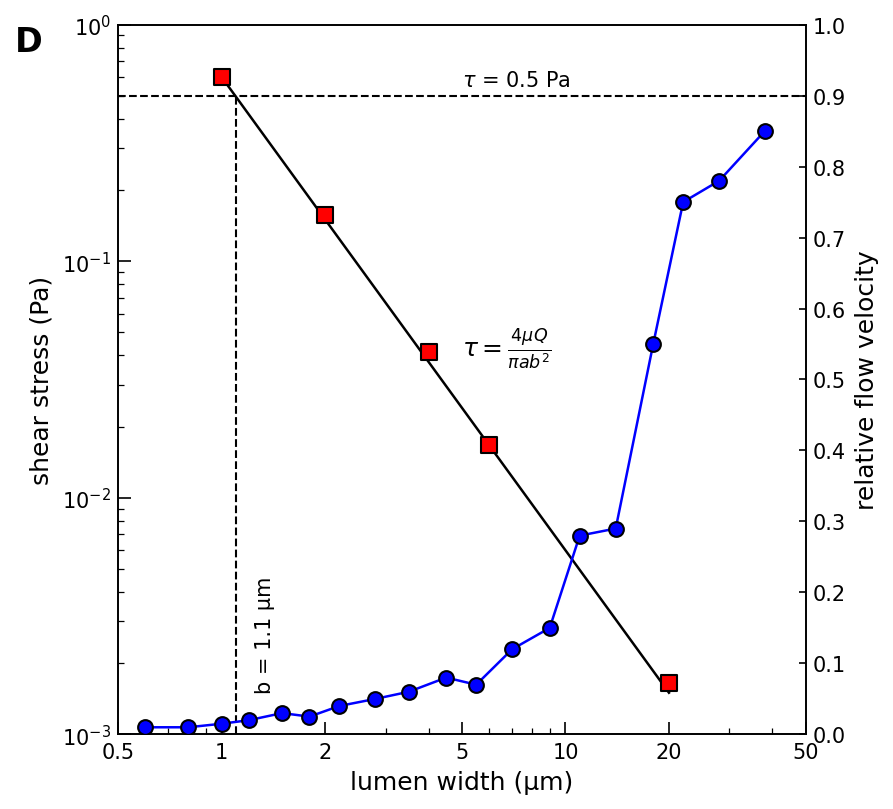

Generate this figure with Python:
import matplotlib.pyplot as plt
import numpy as np
import matplotlib.ticker as ticker

def create_scientific_plot():
    # 1. Setup Figure and Axes
    fig, ax1 = plt.subplots(figsize=(6, 5.5), facecolor='white')
    
    # Adjust margins
    plt.subplots_adjust(left=0.15, right=0.85, top=0.9, bottom=0.15)

    # 2. Generate Synthetic Data
    
    # Series 1: Shear Stress (Red Squares) - Power law decay
    # Model: y = A * x^(-2)
    # Fit roughly through (1, 0.6) -> 0.6 = A * 1 -> A = 0.6
    x_shear = np.array([1.0, 2.0, 4.0, 6.0, 20.0])
    # Add slight noise to make it look experimental
    y_shear = 0.6 * (x_shear ** -2.0) * np.array([1.0, 1.05, 1.1, 1.0, 1.1]) 
    
    # Theoretical line for Shear Stress
    x_theory = np.logspace(np.log10(1.0), np.log10(20.0), 50)
    y_theory = 0.6 * (x_theory ** -2.0)

    # Series 2: Relative Flow Velocity (Blue Circles) - Sigmoidal
    # Create x values logarithmically spaced
    x_flow = np.logspace(np.log10(0.6), np.log10(40), 18)
    
    # Create a sigmoid function: L / (1 + exp(-k(x-x0)))
    # Visual estimation: transition around x=15, steepness moderate
    # But the plot shows a complex shape: flat low, then rise, then plateau
    # Let's construct it piecewise or with interpolation to match visual closely
    x_flow_control = [0.6, 2, 5, 8, 12, 15, 18, 22, 30, 40]
    y_flow_control = [0.02, 0.03, 0.08, 0.15, 0.28, 0.45, 0.75, 0.78, 0.82, 0.85]
    # Interpolate to get the specific points used in the plot
    y_flow = np.interp(x_flow, x_flow_control, y_flow_control)
    # Add some specific adjustments to match the "bumps" in the image
    # The image has a dip/flat region around x=10
    
    # Let's just manually approximate the visual distribution for better fidelity
    x_flow = np.array([0.6, 0.8, 1.0, 1.2, 1.5, 1.8, 2.2, 2.8, 3.5, 4.5, 5.5, 7.0, 9.0, 11.0, 14.0, 18.0, 22.0, 28.0, 38.0])
    y_flow = np.array([0.01, 0.01, 0.015, 0.02, 0.03, 0.025, 0.04, 0.05, 0.06, 0.08, 0.07, 0.12, 0.15, 0.28, 0.29, 0.55, 0.75, 0.78, 0.85])

    # 3. Plotting on Left Axis (Shear Stress)
    ax1.set_xscale('log')
    ax1.set_yscale('log')
    
    # Theoretical line
    ax1.plot(x_theory, y_theory, color='black', linewidth=1.2, zorder=1)
    
    # Data points
    ax1.scatter(x_shear, y_shear, s=60, marker='s', facecolor='red', edgecolor='black', linewidth=1.0, zorder=2, label='Shear Stress')

    # Axis Limits and Ticks (Left)
    ax1.set_xlim(0.5, 50)
    ax1.set_ylim(0.001, 1.0)
    
    # Custom X Ticks
    major_ticks_x = [0.5, 1, 2, 5, 10, 20, 50]
    ax1.set_xticks(major_ticks_x)
    ax1.get_xaxis().set_major_formatter(ticker.ScalarFormatter())
    ax1.set_xticklabels([str(x) for x in major_ticks_x])
    
    # Labels
    ax1.set_xlabel('lumen width (μm)', fontsize=12, fontfamily='sans-serif')
    ax1.set_ylabel('shear stress (Pa)', fontsize=12, fontfamily='sans-serif')
    
    # 4. Plotting on Right Axis (Flow Velocity)
    ax2 = ax1.twinx()
    ax2.set_ylim(0, 1.0)
    
    # Plot connected scatter
    ax2.plot(x_flow, y_flow, color='blue', linewidth=1.2, zorder=3)
    ax2.scatter(x_flow, y_flow, s=50, marker='o', facecolor='blue', edgecolor='black', linewidth=1.0, zorder=4)
    
    # Labels
    ax2.set_ylabel('relative flow velocity', fontsize=12, fontfamily='sans-serif')
    
    # Ticks
    ax2.set_yticks(np.arange(0, 1.1, 0.1))
    
    # 5. Annotations and Styling
    
    # Vertical dashed line at b = 1.1
    ax1.axvline(x=1.1, color='black', linestyle='--', linewidth=1.0, ymax=0.9) # ymax in axes fraction
    
    # Horizontal dashed line at tau = 0.5
    ax1.axhline(y=0.5, color='black', linestyle='--', linewidth=1.0, xmin=0.0, xmax=1.0)
    
    # Text Annotations
    # "D"
    ax1.text(-0.15, 1.0, 'D', transform=ax1.transAxes, fontsize=16, fontweight='bold', va='top', ha='left')
    
    # "b = 1.1 μm"
    ax1.text(1.25, 0.0015, 'b = 1.1 μm', rotation=90, fontsize=10, va='bottom')
    
    # "tau = 0.5 Pa"
    ax1.text(5, 0.55, r'$\tau$ = 0.5 Pa', fontsize=10)
    
    # Equation
    ax1.text(5, 0.04, r'$\tau = \frac{4\mu Q}{\pi ab^2}$', fontsize=12)

    # Tick styling
    ax1.tick_params(axis='both', which='both', direction='in', top=False, right=False)
    ax2.tick_params(axis='y', direction='in')
    
    # Ensure minor ticks on log axes
    ax1.yaxis.set_minor_locator(ticker.LogLocator(base=10.0, subs='auto', numticks=12))
    ax1.xaxis.set_minor_locator(ticker.LogLocator(base=10.0, subs=np.arange(1,10)*0.1, numticks=12)) # Custom minor ticks for x if needed, but standard usually works
    
    # Fix minor ticks for X (since we used scalar formatter on major)
    # The image shows minor ticks between the custom majors. 
    # Matplotlib's default log minor locator should handle this, but let's ensure visibility
    ax1.tick_params(which='minor', length=3)
    ax1.tick_params(which='major', length=6)

    plt.tight_layout()
    plt.show()

if __name__ == "__main__":
    create_scientific_plot()
